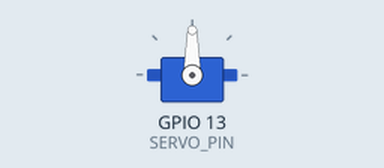
This sketch was run on a simulated ESP32. Shown: servo. EEPROM starts erased; nothing arrives over Bluetooth unless stated; a phone connects over Bluetooth LE 3 s after start; what the sketch prints to the serial monitor is not drawn.

Above: at 0.1 s.
Timing chart, 0 to 5.0 s (numbered marks = the images above):
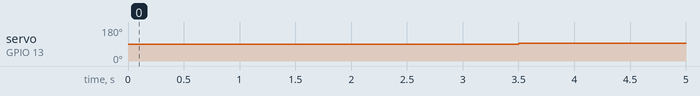

The sketch:

lock.ino
```cpp
// includes
#include <BLEDevice.h>
#include <BLEUtils.h>
#include <BLEServer.h>
#include <Preferences.h>
#include <ESP32Servo.h>

// 定数s
#define SERVICE_UUID "6c5bfad3-2c9c-e0df-f2b7-ac012c891ae0"
#define CHARACTERISTIC_UUID "111fd564-b21a-1f83-a479-1e4b6eea0687"
#define BLE_DEVICE_NAME "lock_system_01"
#define SERVO_PIN 13


// 変数s
//about BLE
BLEServer* pServer;
BLEService* pService;
BLECharacteristic* pCharacteristic;
bool deviceConnected = false;
bool characteristic_data = false;
bool isOpen = false;
// about フラッシュメモリ
Preferences preferences;
std::string savedCentralAddress = "";
// about サーボ
Servo myservo;

// プロトタイプ宣言
void open_lock();
void close_lock();

// コールバック
class MyServerCallbacks: public BLEServerCallbacks{

  // 接続時
  void onConnect(BLEServer *pServer, esp_ble_gatts_cb_param_t *param){
    // central addressの取得
    BLEAddress centralAddress(param->connect.remote_bda);
    String centralAddress_now = centralAddress.toString();
    // セントラルアドレスを記録していないか、セントラルアドレスと記録アドレスが同じなら 接続維持
    if(!preferences.isKey("centralAddress") || centralAddress_now == preferences.getString("centralAddress", "")){
      deviceConnected = true;
      Serial.println("onConnect");
      // 記録が空なら記録
      if(!preferences.isKey("centralAddress")){
        preferences.putString("centralAddress", centralAddress_now);
        Serial.println("saved central address");
      }
      //でないなら削除
      else{
        preferences.remove("centralAddress");
        Serial.println("remove central address");
      }
      //解錠
      open_lock();
    }
    // 違うなら切断
    else{
      Serial.println("no macthed");
      pServer->disconnect(param->connect.conn_id);
    }
  }

  //切断時
  void onDisconnect(BLEServer *pServer){
    close_lock();
    deviceConnected = false;
    Serial.println("onDisconnect");
    delay(500);
    pServer->startAdvertising();
    Serial.println("restart Advertising");
    myservo.writeMicroseconds(1500);
    delay(100);
  }

};


// 関数s
void setup(){

  // 初期化
  Serial.begin(115200);
  preferences.begin("my-app", false);
  BLEDevice::init(BLE_DEVICE_NAME);
  String centralAddressStr = preferences.getString("centralAddress", "");
  savedCentralAddress = std::string(centralAddressStr.c_str());


  // サーバー,サービス,キャラクタリスティック,コールバックの作成・設定
  pServer = BLEDevice::createServer();
  pServer->setCallbacks(new MyServerCallbacks());
  pService = pServer->createService(SERVICE_UUID);
  pCharacteristic = pService->createCharacteristic(
      CHARACTERISTIC_UUID,
      BLECharacteristic::PROPERTY_NOTIFY |
      BLECharacteristic::PROPERTY_READ   |
      BLECharacteristic::PROPERTY_WRITE  |
      BLECharacteristic::PROPERTY_WRITE_NR
  );

  // キャラクタリスティックの初期値
  pCharacteristic->setValue((uint8_t*)&isOpen,sizeof(isOpen));

  //サービスの開始
  pService->start();

  //アドバタイジングの設定
  BLEAdvertising* pAdvertising = BLEDevice::getAdvertising();
  pAdvertising->addServiceUUID(SERVICE_UUID);
  pAdvertising->setScanResponse(true);  //スキャンレスポンスの有効化
  pAdvertising->setMinPreferred(0x06);  //最小の接続間隔
  pAdvertising->setMaxPreferred(0x12);  //最大の接続間隔
  // アドバタイジングの開始(繰り返される)
  BLEDevice::startAdvertising();

  Serial.println("Characteristic defined");

  myservo.attach(SERVO_PIN);
  // preferences.remove("centralAddress");
  // Serial.println("remove central address");
}


void loop(){
  // read & display キャラクタリスティック
  String value = pCharacteristic->getValue();
  characteristic_data = (value[0]==1);
  Serial.println(characteristic_data);
  // Serial.println(preferences.getString("centralAddress", ""));

  if(deviceConnected && !characteristic_data){
    close_lock();
  }
  if(deviceConnected && characteristic_data){
    open_lock();
  }

  delay(50);
}


void open_lock(){
  if(isOpen) return;
  isOpen = true;
  pCharacteristic->setValue((uint8_t*)&isOpen,sizeof(isOpen));
  pCharacteristic->notify();
  Serial.println("open");
  myservo.writeMicroseconds(2000);
  delay(500);
  myservo.writeMicroseconds(1500);
}


void close_lock(){
  if(!isOpen) return;
  isOpen = false;
  pCharacteristic->setValue((uint8_t*)&isOpen,sizeof(isOpen));
  pCharacteristic->notify();
  Serial.println("close");
  myservo.writeMicroseconds(1750);
  delay(500);
  myservo.writeMicroseconds(1500);
  }
```

Measured:
- by itself, servo on GPIO 13 (SERVO_PIN): 90° → 93° at 3.5 s
